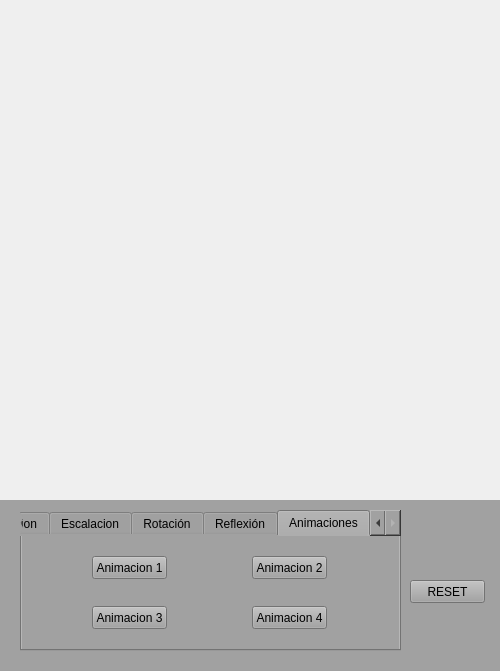
<?xml version="1.0" encoding="UTF-8"?>
<ui version="4.0">
 <class>Widget</class>
 <widget class="QWidget" name="Widget">
  <property name="geometry">
   <rect>
    <x>0</x>
    <y>0</y>
    <width>500</width>
    <height>671</height>
   </rect>
  </property>
  <property name="sizePolicy">
   <sizepolicy hsizetype="Preferred" vsizetype="Preferred">
    <horstretch>0</horstretch>
    <verstretch>0</verstretch>
   </sizepolicy>
  </property>
  <property name="minimumSize">
   <size>
    <width>500</width>
    <height>671</height>
   </size>
  </property>
  <property name="maximumSize">
   <size>
    <width>500</width>
    <height>671</height>
   </size>
  </property>
  <property name="windowTitle">
   <string>appTransformaciones2D</string>
  </property>
  <property name="autoFillBackground">
   <bool>false</bool>
  </property>
  <widget class="QWidget" name="widget" native="true">
   <property name="geometry">
    <rect>
     <x>0</x>
     <y>500</y>
     <width>500</width>
     <height>171</height>
    </rect>
   </property>
   <property name="styleSheet">
    <string notr="true">background-color: rgb(161, 161, 161);</string>
   </property>
   <widget class="QTabWidget" name="tabWidget">
    <property name="geometry">
     <rect>
      <x>20</x>
      <y>10</y>
      <width>381</width>
      <height>141</height>
     </rect>
    </property>
    <property name="currentIndex">
     <number>4</number>
    </property>
    <widget class="QWidget" name="tab">
     <attribute name="title">
      <string>Traslacion</string>
     </attribute>
     <widget class="QPushButton" name="pushButton_4">
      <property name="geometry">
       <rect>
        <x>110</x>
        <y>70</y>
        <width>41</width>
        <height>23</height>
       </rect>
      </property>
      <property name="text">
       <string>Left</string>
      </property>
     </widget>
     <widget class="QPushButton" name="pushButton_3">
      <property name="geometry">
       <rect>
        <x>190</x>
        <y>70</y>
        <width>41</width>
        <height>23</height>
       </rect>
      </property>
      <property name="text">
       <string>Right</string>
      </property>
     </widget>
     <widget class="QPushButton" name="pushButton_2">
      <property name="geometry">
       <rect>
        <x>150</x>
        <y>90</y>
        <width>41</width>
        <height>23</height>
       </rect>
      </property>
      <property name="text">
       <string>Down</string>
      </property>
     </widget>
     <widget class="QWidget" name="layoutWidget_2">
      <property name="geometry">
       <rect>
        <x>100</x>
        <y>20</y>
        <width>151</width>
        <height>22</height>
       </rect>
      </property>
      <layout class="QHBoxLayout" name="horizontalLayout">
       <item>
        <widget class="QLabel" name="label_3">
         <property name="text">
          <string>TX:</string>
         </property>
        </widget>
       </item>
       <item>
        <widget class="QSpinBox" name="spinBox">
         <property name="minimum">
          <number>1</number>
         </property>
         <property name="maximum">
          <number>10</number>
         </property>
        </widget>
       </item>
       <item>
        <widget class="QLabel" name="label_4">
         <property name="text">
          <string>TY:</string>
         </property>
        </widget>
       </item>
       <item>
        <widget class="QSpinBox" name="spinBox_2">
         <property name="minimum">
          <number>1</number>
         </property>
         <property name="maximum">
          <number>10</number>
         </property>
        </widget>
       </item>
      </layout>
     </widget>
     <widget class="QPushButton" name="pushButton">
      <property name="geometry">
       <rect>
        <x>150</x>
        <y>50</y>
        <width>41</width>
        <height>23</height>
       </rect>
      </property>
      <property name="text">
       <string>Up</string>
      </property>
     </widget>
    </widget>
    <widget class="QWidget" name="tab_2">
     <attribute name="title">
      <string>Escalacion</string>
     </attribute>
     <widget class="QSpinBox" name="spinBox_4">
      <property name="geometry">
       <rect>
        <x>80</x>
        <y>20</y>
        <width>39</width>
        <height>18</height>
       </rect>
      </property>
      <property name="minimum">
       <number>-99</number>
      </property>
     </widget>
     <widget class="QLabel" name="label_6">
      <property name="geometry">
       <rect>
        <x>50</x>
        <y>50</y>
        <width>16</width>
        <height>16</height>
       </rect>
      </property>
      <property name="text">
       <string>SY:</string>
      </property>
     </widget>
     <widget class="QSpinBox" name="spinBox_3">
      <property name="geometry">
       <rect>
        <x>80</x>
        <y>50</y>
        <width>39</width>
        <height>18</height>
       </rect>
      </property>
      <property name="minimum">
       <number>-99</number>
      </property>
     </widget>
     <widget class="QLabel" name="label_5">
      <property name="geometry">
       <rect>
        <x>50</x>
        <y>20</y>
        <width>16</width>
        <height>16</height>
       </rect>
      </property>
      <property name="text">
       <string>SX:</string>
      </property>
     </widget>
     <widget class="QPushButton" name="pushButton_6">
      <property name="geometry">
       <rect>
        <x>50</x>
        <y>80</y>
        <width>75</width>
        <height>23</height>
       </rect>
      </property>
      <property name="text">
       <string>Escalar</string>
      </property>
     </widget>
     <widget class="QSpinBox" name="spinBox_5">
      <property name="geometry">
       <rect>
        <x>270</x>
        <y>20</y>
        <width>39</width>
        <height>18</height>
       </rect>
      </property>
      <property name="minimum">
       <number>-99</number>
      </property>
     </widget>
     <widget class="QSpinBox" name="spinBox_6">
      <property name="geometry">
       <rect>
        <x>270</x>
        <y>50</y>
        <width>39</width>
        <height>18</height>
       </rect>
      </property>
      <property name="minimum">
       <number>-99</number>
      </property>
     </widget>
     <widget class="QLabel" name="label_8">
      <property name="geometry">
       <rect>
        <x>220</x>
        <y>20</y>
        <width>22</width>
        <height>16</height>
       </rect>
      </property>
      <property name="text">
       <string>PFX:</string>
      </property>
     </widget>
     <widget class="QPushButton" name="pushButton_7">
      <property name="geometry">
       <rect>
        <x>210</x>
        <y>80</y>
        <width>101</width>
        <height>23</height>
       </rect>
      </property>
      <property name="text">
       <string>Escalar Punto Fijo</string>
      </property>
     </widget>
     <widget class="QLabel" name="label_9">
      <property name="geometry">
       <rect>
        <x>220</x>
        <y>50</y>
        <width>22</width>
        <height>16</height>
       </rect>
      </property>
      <property name="text">
       <string>PFY:</string>
      </property>
     </widget>
    </widget>
    <widget class="QWidget" name="tab_4">
     <attribute name="title">
      <string>Rotación</string>
     </attribute>
     <widget class="QWidget" name="layoutWidget">
      <property name="geometry">
       <rect>
        <x>100</x>
        <y>50</y>
        <width>181</width>
        <height>22</height>
       </rect>
      </property>
      <layout class="QHBoxLayout" name="horizontalLayout_2">
       <item>
        <widget class="QLabel" name="label_10">
         <property name="text">
          <string>XR:</string>
         </property>
        </widget>
       </item>
       <item>
        <widget class="QSpinBox" name="spinBox_7">
         <property name="minimum">
          <number>-360</number>
         </property>
         <property name="maximum">
          <number>360</number>
         </property>
        </widget>
       </item>
       <item>
        <widget class="QLabel" name="label_11">
         <property name="text">
          <string>YR:</string>
         </property>
        </widget>
       </item>
       <item>
        <widget class="QSpinBox" name="spinBox_8">
         <property name="minimum">
          <number>-360</number>
         </property>
         <property name="maximum">
          <number>360</number>
         </property>
        </widget>
       </item>
      </layout>
     </widget>
     <widget class="QWidget" name="layoutWidget_3">
      <property name="geometry">
       <rect>
        <x>100</x>
        <y>20</y>
        <width>181</width>
        <height>22</height>
       </rect>
      </property>
      <layout class="QHBoxLayout" name="horizontalLayout_7">
       <item>
        <widget class="QLabel" name="label_20">
         <property name="text">
          <string>Angulo (°):</string>
         </property>
        </widget>
       </item>
       <item>
        <widget class="QDoubleSpinBox" name="doubleSpinBox">
         <property name="minimum">
          <double>-360.000000000000000</double>
         </property>
         <property name="maximum">
          <double>360.000000000000000</double>
         </property>
        </widget>
       </item>
      </layout>
     </widget>
     <widget class="QPushButton" name="pushButton_15">
      <property name="geometry">
       <rect>
        <x>60</x>
        <y>80</y>
        <width>75</width>
        <height>23</height>
       </rect>
      </property>
      <property name="text">
       <string>Rotar Normal</string>
      </property>
     </widget>
     <widget class="QPushButton" name="pushButton_8">
      <property name="geometry">
       <rect>
        <x>210</x>
        <y>80</y>
        <width>101</width>
        <height>23</height>
       </rect>
      </property>
      <property name="text">
       <string>Rotar Punto Pivote</string>
      </property>
     </widget>
    </widget>
    <widget class="QWidget" name="tab_5">
     <attribute name="title">
      <string>Reflexión</string>
     </attribute>
     <widget class="QPushButton" name="pushButton_9">
      <property name="geometry">
       <rect>
        <x>20</x>
        <y>40</y>
        <width>71</width>
        <height>23</height>
       </rect>
      </property>
      <property name="text">
       <string>Eje X</string>
      </property>
     </widget>
     <widget class="QPushButton" name="pushButton_10">
      <property name="geometry">
       <rect>
        <x>60</x>
        <y>70</y>
        <width>91</width>
        <height>23</height>
       </rect>
      </property>
      <property name="text">
       <string>Eje Coordenado</string>
      </property>
     </widget>
     <widget class="QPushButton" name="pushButton_11">
      <property name="geometry">
       <rect>
        <x>260</x>
        <y>70</y>
        <width>75</width>
        <height>23</height>
       </rect>
      </property>
      <property name="text">
       <string>Recta y = -x</string>
      </property>
     </widget>
     <widget class="QPushButton" name="pushButton_12">
      <property name="geometry">
       <rect>
        <x>120</x>
        <y>40</y>
        <width>75</width>
        <height>23</height>
       </rect>
      </property>
      <property name="text">
       <string>Eje Y</string>
      </property>
     </widget>
     <widget class="QPushButton" name="pushButton_13">
      <property name="geometry">
       <rect>
        <x>260</x>
        <y>40</y>
        <width>75</width>
        <height>23</height>
       </rect>
      </property>
      <property name="text">
       <string>Recta y = x</string>
      </property>
     </widget>
     <widget class="QLabel" name="label">
      <property name="geometry">
       <rect>
        <x>70</x>
        <y>10</y>
        <width>61</width>
        <height>16</height>
       </rect>
      </property>
      <property name="text">
       <string>Respecto al</string>
      </property>
     </widget>
     <widget class="QLabel" name="label_2">
      <property name="geometry">
       <rect>
        <x>260</x>
        <y>10</y>
        <width>71</width>
        <height>16</height>
       </rect>
      </property>
      <property name="text">
       <string>Respecto a la</string>
      </property>
     </widget>
    </widget>
    <widget class="QWidget" name="tab_3">
     <attribute name="title">
      <string>Animaciones</string>
     </attribute>
     <widget class="QPushButton" name="pushButton_14">
      <property name="geometry">
       <rect>
        <x>70</x>
        <y>70</y>
        <width>75</width>
        <height>23</height>
       </rect>
      </property>
      <property name="text">
       <string>Animacion 3</string>
      </property>
     </widget>
     <widget class="QPushButton" name="pushButton_16">
      <property name="geometry">
       <rect>
        <x>230</x>
        <y>70</y>
        <width>75</width>
        <height>23</height>
       </rect>
      </property>
      <property name="text">
       <string>Animacion 4</string>
      </property>
     </widget>
     <widget class="QPushButton" name="pushButton_17">
      <property name="geometry">
       <rect>
        <x>70</x>
        <y>20</y>
        <width>75</width>
        <height>23</height>
       </rect>
      </property>
      <property name="text">
       <string>Animacion 1</string>
      </property>
     </widget>
     <widget class="QPushButton" name="pushButton_18">
      <property name="geometry">
       <rect>
        <x>230</x>
        <y>20</y>
        <width>75</width>
        <height>23</height>
       </rect>
      </property>
      <property name="text">
       <string>Animacion 2</string>
      </property>
     </widget>
    </widget>
   </widget>
   <widget class="QPushButton" name="pushButton_5">
    <property name="geometry">
     <rect>
      <x>410</x>
      <y>80</y>
      <width>75</width>
      <height>23</height>
     </rect>
    </property>
    <property name="text">
     <string>RESET</string>
    </property>
   </widget>
  </widget>
 </widget>
 <resources/>
 <connections/>
</ui>
